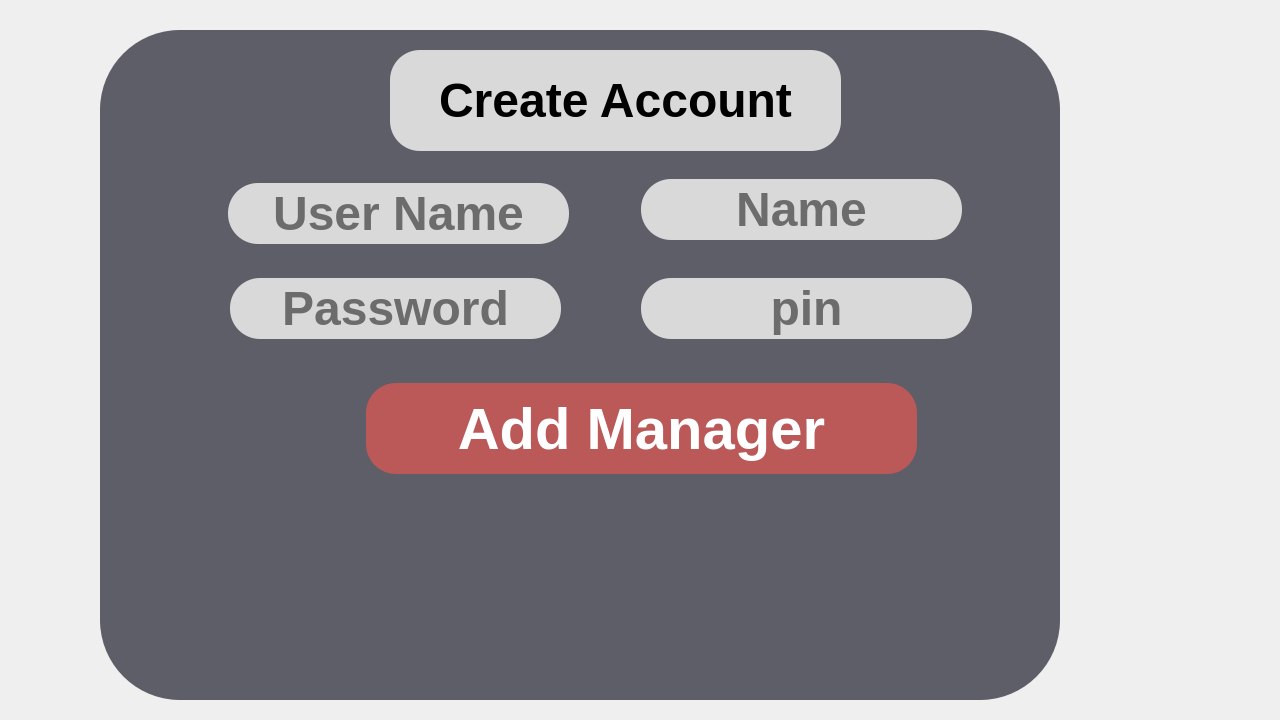
<?xml version="1.0" encoding="UTF-8"?>
<ui version="4.0">
 <class>Add_Admin</class>
 <widget class="QDialog" name="Add_Admin">
  <property name="geometry">
   <rect>
    <x>0</x>
    <y>0</y>
    <width>1280</width>
    <height>720</height>
   </rect>
  </property>
  <property name="windowTitle">
   <string>Dialog</string>
  </property>
  <widget class="QLineEdit" name="lineEdit">
   <property name="geometry">
    <rect>
     <x>228</x>
     <y>183</y>
     <width>341</width>
     <height>61</height>
    </rect>
   </property>
   <property name="styleSheet">
    <string notr="true">
position: absolute;
width: 322px;
height: 59px;
left: 228px;
top: 183px;

background: #D9D9D9;
border-radius: 30px;
font-family: 'Inter';
font-style: normal;
font-weight: 900;
font-size: 48px;
line-height: 58px;
display: flex;
align-items: center;
text-align: center;

color: #000000;</string>
   </property>
   <property name="text">
    <string/>
   </property>
   <property name="alignment">
    <set>Qt::AlignCenter</set>
   </property>
   <property name="placeholderText">
    <string>User Name</string>
   </property>
  </widget>
  <widget class="QLineEdit" name="lineEdit_2">
   <property name="geometry">
    <rect>
     <x>641</x>
     <y>179</y>
     <width>321</width>
     <height>61</height>
    </rect>
   </property>
   <property name="styleSheet">
    <string notr="true">
position: absolute;
width: 322px;
height: 59px;
left: 228px;
top: 183px;background: #D9D9D9;
border-radius: 30px;

font-family: 'Inter';
font-style: normal;
font-weight: 900;
font-size: 48px;
line-height: 58px;
display: flex;
align-items: center;
text-align: center;

color: #000000;</string>
   </property>
   <property name="text">
    <string/>
   </property>
   <property name="alignment">
    <set>Qt::AlignCenter</set>
   </property>
   <property name="placeholderText">
    <string>Name</string>
   </property>
  </widget>
  <widget class="QLineEdit" name="lineEdit_3">
   <property name="geometry">
    <rect>
     <x>230</x>
     <y>278</y>
     <width>331</width>
     <height>61</height>
    </rect>
   </property>
   <property name="styleSheet">
    <string notr="true">
position: absolute;
width: 322px;
height: 59px;
left: 228px;
top: 183px;
background: #D9D9D9;
border-radius: 30px;

font-family: 'Inter';
font-style: normal;
font-weight: 900;
font-size: 48px;
line-height: 58px;
display: flex;
align-items: center;
text-align: center;

color: #000000;</string>
   </property>
   <property name="text">
    <string/>
   </property>
   <property name="alignment">
    <set>Qt::AlignCenter</set>
   </property>
   <property name="placeholderText">
    <string>Password</string>
   </property>
  </widget>
  <widget class="QLineEdit" name="lineEdit_4">
   <property name="geometry">
    <rect>
     <x>641</x>
     <y>278</y>
     <width>331</width>
     <height>61</height>
    </rect>
   </property>
   <property name="styleSheet">
    <string notr="true">
position: absolute;
width: 322px;
height: 59px;
left: 228px;
top: 183px;
background: #D9D9D9;
border-radius: 30px;

font-family: 'Inter';
font-style: normal;
font-weight: 900;
font-size: 48px;
line-height: 58px;
display: flex;
align-items: center;
text-align: center;

color: #000000;</string>
   </property>
   <property name="text">
    <string/>
   </property>
   <property name="alignment">
    <set>Qt::AlignCenter</set>
   </property>
   <property name="placeholderText">
    <string>pin</string>
   </property>
  </widget>
  <widget class="QPushButton" name="pushButton">
   <property name="geometry">
    <rect>
     <x>366</x>
     <y>383</y>
     <width>551</width>
     <height>91</height>
    </rect>
   </property>
   <property name="styleSheet">
    <string notr="true">position: absolute;
width: 457px;
height: 94px;
left: 385px;
top: 417px;

background: #BB5858;
position: absolute;
width: 222px;
height: 70px;
left: 502px;
top: 429px;

font-family: 'Inter';
font-style: normal;
font-weight: 900;
font-size: 58px;
line-height: 70px;
display: flex;
align-items: center;
text-align: center;

color: #FFFFFF;
border-radius: 30px;</string>
   </property>
   <property name="text">
    <string>Add Manager</string>
   </property>
  </widget>
  <widget class="QLabel" name="label">
   <property name="geometry">
    <rect>
     <x>0</x>
     <y>0</y>
     <width>1280</width>
     <height>720</height>
    </rect>
   </property>
   <property name="styleSheet">
    <string notr="true">
background-image: url(:/C:/Users/ABC/Downloads/6764489_3431361.jpg);</string>
   </property>
   <property name="text">
    <string/>
   </property>
  </widget>
  <widget class="QLabel" name="label_3">
   <property name="geometry">
    <rect>
     <x>100</x>
     <y>30</y>
     <width>960</width>
     <height>670</height>
    </rect>
   </property>
   <property name="styleSheet">
    <string notr="true">background: rgba(30,31,46,0.70);
border-radius: 80px;
opacity:</string>
   </property>
   <property name="text">
    <string/>
   </property>
  </widget>
  <widget class="QLabel" name="label_2">
   <property name="geometry">
    <rect>
     <x>390</x>
     <y>50</y>
     <width>451</width>
     <height>101</height>
    </rect>
   </property>
   <property name="styleSheet">
    <string notr="true">
position: absolute;
width: 322px;
height: 59px;
left: 228px;
top: 183px;background: #D9D9D9;
border-radius: 30px;

font-family: 'Inter';
font-style: normal;
font-weight: 900;
font-size: 48px;
line-height: 58px;
display: flex;
align-items: center;
text-align: center;

color: #000000;</string>
   </property>
   <property name="text">
    <string>Create Account</string>
   </property>
   <property name="alignment">
    <set>Qt::AlignCenter</set>
   </property>
  </widget>
  <zorder>label</zorder>
  <zorder>label_3</zorder>
  <zorder>lineEdit</zorder>
  <zorder>lineEdit_2</zorder>
  <zorder>lineEdit_3</zorder>
  <zorder>lineEdit_4</zorder>
  <zorder>pushButton</zorder>
  <zorder>label_2</zorder>
 </widget>
 <resources/>
 <connections/>
</ui>
